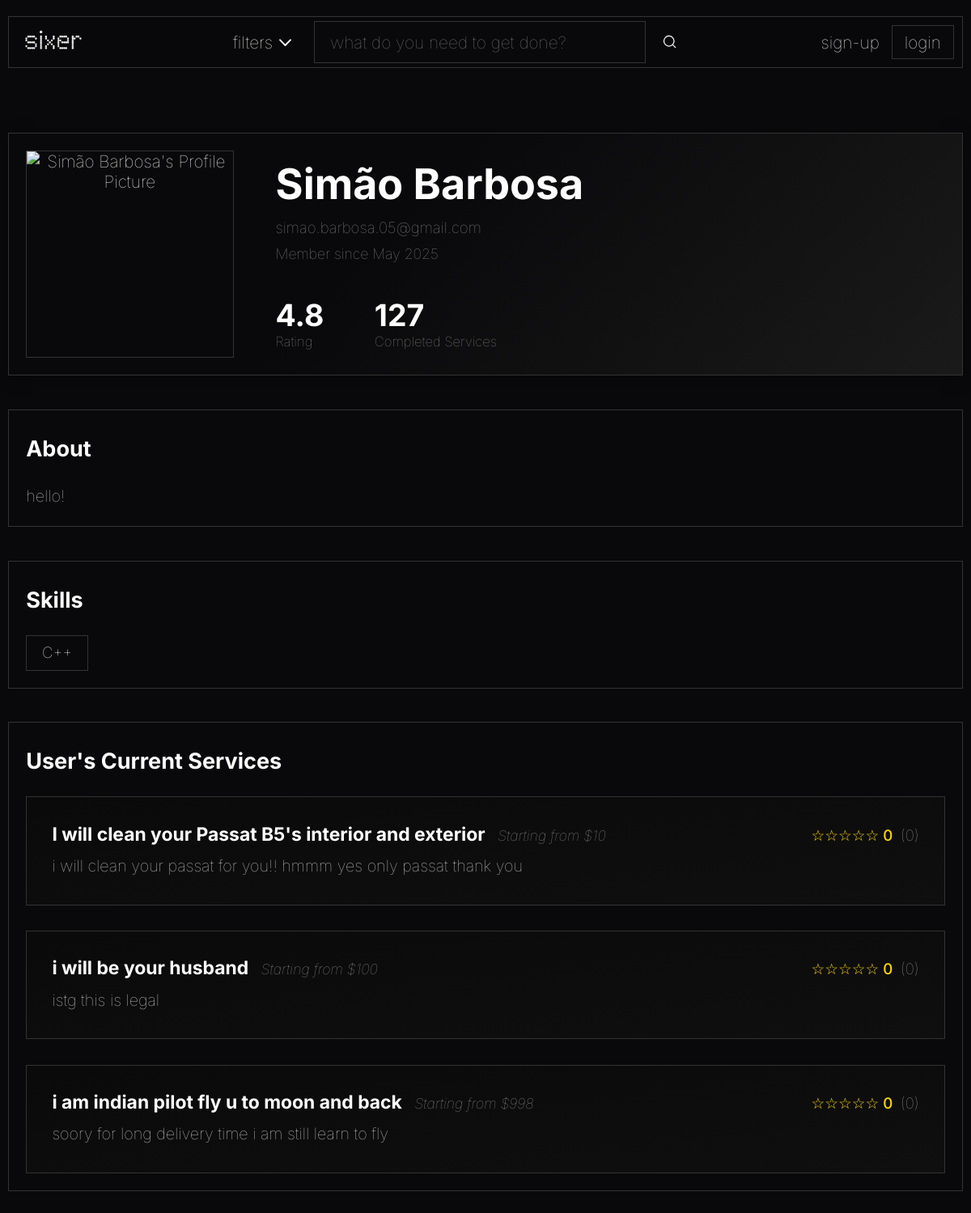
Page /pages/profile.php?id=1 on the committed database.
### tables this page shows
CREATE TABLE user_registry
(
    user_id INTEGER PRIMARY KEY AUTOINCREMENT,
    password_hash TEXT NOT NULL,
    access_level TEXT DEFAULT "client" NOT NULL,

    user_picture BLOB DEFAULT NULL,

    full_name TEXT,
    email TEXT UNIQUE NOT NULL,
    join_date DATETIME NOT NULL,

    aboutme TEXT DEFAULT NULL
);

CREATE TABLE services_list
(
    service_id INTEGER PRIMARY KEY AUTOINCREMENT,
    freelancer_id INTEGER NOT NULL,

    service_title TEXT NOT NULL,
    service_price REAL NOT NULL,
    service_info TEXT NOT NULL,
    service_eta INTEGER NOT NULL,
    service_category TEXT NOT NULL,

    service_delisted BOOLEAN DEFAULT FALSE NOT NULL,

    service_picture BLOB DEFAULT NULL,

    FOREIGN KEY(freelancer_id) REFERENCES user_registry(user_id)
);

### utils/session.php (called while the page is built, shortened)
<?php
class Session {
    private static ?Session $instance = null;
    public static function getInstance(): Session {
        if (self::$instance === null) {
            self::$instance = new Session();
        }
        return self::$instance;
    }
    public function isLoggedIn() {
        return isset($_SESSION["user"]) && $_SESSION["user"] !== null;
    }
}
?>

### database/service_class.php (called while the page is built, shortened)
<?php
class Service {
    public function __construct(
        int $id,
        int $freelancer_id,
        string $title,
        float $price,
        string $info,
        int $eta,
        string $category,
        bool $delisted = false,
        $picture = null
    ) {
        $this->id = $id;
        $this->title = $title;
        $this->price = $price;
        $this->info = $info;
    }
    public static function get_by_freelancer($freelancer_id) {
        $db = Database::getInstance();
        $stmt = $db->prepare('SELECT * FROM services_list WHERE freelancer_id = ?');
        $stmt->execute([$freelancer_id]);
        $services = $stmt->fetchAll();
        return array_map(function($service) {
            return new Service(
                $service['service_id'],
                $service['freelancer_id'],
                $service['service_title'],
                $service['service_price'],
                $service['service_info'],
                (int)$service['service_eta'],
                $service['service_category'],
                (bool)$service['service_delisted'],
                $service['service_picture'] ?? null
            );
        }, $services);
    }
    public static function getServiceRatingInfo(int $service_id): array {
        $db = Database::getInstance();
        $stmt = $db->prepare('SELECT AVG(review_rating) as avg_rating, COUNT(review_rating) as num_reviews FROM purchases WHERE service_id = ? AND review_rating IS NOT NULL');
        $stmt->execute([$service_id]);
        $row = $stmt->fetch();
        $count = $row ? (int)$row['num_reviews'] : 0;
        $avg = ($row && $row['avg_rating'] !== null && $count > 0) ? round((float)$row['avg_rating'], 1) : 0.0;
        return ['avg' => $avg, 'count' => $count];
    }
    public static function getStars(float $rating): string {
        $stars = '';
        for ($i = 1; $i <= 5; $i++) {
            if ($rating >= $i) {
                $stars .= '★';
            } else {
                $stars .= '☆';
            }
        }
        return $stars;
    }
}

### pages/profile.php (the view, shortened to what this page needs)
<?php
$is_own_profile = false;
if (!empty($_GET['id'])) {
    $profile_user_id = intval($_GET['id']);
}
require_once '../templates/common.php';
require_once '../database/service_class.php';
require_once '../templates/profile_service_card.php';
$db = Database::getInstance();
$stmt = $db->prepare('SELECT * FROM user_registry WHERE user_id = ?');
$stmt->execute([$profile_user_id]);
$user_data = $stmt->fetch();
if (!empty($user_data['user_picture'])) {
    $user_picture = '../action/get_profile_picture.php?id=' . $profile_user_id;
} else {
    $user_picture = '../assets/images/default.jpg';
}
$full_name = $user_data['full_name'] ?? '';
$email = $user_data['email'] ?? '';
$join_date = $user_data['join_date'] ?? '';
if ($session === null) {
    require_once '../utils/session.php';
}
$user_services = Service::get_by_freelancer($profile_user_id);
$stmt = $db->prepare('SELECT skill_name FROM user_skills WHERE user_id = ?');
$stmt->execute([$profile_user_id]);
$user_skills = $stmt->fetchAll(PDO::FETCH_COLUMN);
function hasAnyServices($user_services) {
    return !empty($user_services) && count($user_services) > 0;
}
?>
<!DOCTYPE html>
<html lang="en">
  <head>
    <link rel="stylesheet" href="../css/styles.css" />
    <link rel="stylesheet" href="../css/profile.css" />
  </head>
  <body>
    <?php drawHeader(); ?>
    <main>
      <div class="profile-container">
        <div class="profile-header" style="position: relative;">
          <div class="profile-avatar" style="z-index: 1; position: relative; cursor: pointer;">
            <img id="profile-pic-img" src="<?= htmlspecialchars($user_picture) ?>" alt="<?= htmlspecialchars($full_name) ?>'s Profile Picture" style="object-fit: cover; aspect-ratio: 1/1; width: 100%; height: 100%; border-radius: 0; cursor: pointer;" />
          </div>
          <div class="profile-info">
            <div class="profile-info-top">
              <h1><?= htmlspecialchars($full_name) ?></h1>
              <p class="profile-email"><?= htmlspecialchars($email) ?></p>
              <p class="profile-join-date">Member since <?= $join_date ? date('F Y', strtotime($join_date)) : '' ?></p>
            </div>
            <div class="profile-stats">
              <div class="stat">
                <span class="stat-value">4.8</span>
                <span class="stat-label">Rating</span>
              </div>
              <div class="stat">
                <span class="stat-value">127</span>
                <span class="stat-label">Completed Services</span>
              </div>
            </div>
          </div>
        </div>
        <div class="profile-section about-section" style="position: relative;">
          <h2>About</h2>
          <div id="aboutme-container">
            <p id="aboutme-text" style="margin-bottom:0;">
              <?php
                $aboutme = $user_data['aboutme'] ?? null;
                if (!empty($aboutme) && trim((string)$aboutme) !== '') {
                  echo htmlspecialchars($aboutme);
                } else {
                  echo "User has not added a description yet.";
                }
              ?>
            </p>
          </div>
        </div>
        <div class="profile-section" style="position: relative;">
          <h2>Skills</h2>
          <div id="skills-container" class="skills-container">
            <span id="skills-text">
              <?php
                if (empty($user_skills)) {
                  echo "No skills have been added yet.";
                } else {
                  echo '<div class="skills-list">';
                  foreach ($user_skills as $skill) {
                    echo '<span class="skill-tag">' . htmlspecialchars($skill) . '</span> ';
                  }
                  echo '</div>';
                }
              ?>
            </span>
          </div>
        </div>
          <?php if (hasAnyServices($user_services)): ?>
            <div class="profile-section">
              <h2><?= $is_own_profile ? 'Your Current Services' : "User's Current Services" ?></h2>
              <div class="recent-work">
                <?php
                  foreach ($user_services as $service) {
                    drawProfileService($service);
                  }
                ?>
              </div>
            </div>
          <?php endif; ?>
        </div>
    </main>
  </body>
</html>

### templates/common.php (shortened to what this page needs)
<?php
require_once __DIR__ . '/../utils/session.php';
function drawHeader() {
  $session = Session::getInstance();
  $loggedIn = $session->isLoggedIn();
  $user = $session->getUser();
?>
<header>
  <div>
    <a href="../index.php">
      <img src="../assets/logo-w.png" id="logo" alt="sixer" />
    </a>
  </div>
  <div class="searchbar">
    <a href="#" id="filters-btn">
      <span class="filters-text">filters</span>
      <img class="icon" src="../assets/icons/dropdown.svg" alt="" />
    </a>
    <form action="search.php" method="get">
      <input
        type="text"
        name="q"
        id="main-search"
        placeholder="what do you need to get done?"
      />
      <button type="submit">
        <img class="icon" src="../assets/icons/search.svg" alt="search" />
      </button>
    </form>
  </div>
  <div class="account">
    <?php if (
      $loggedIn && isset($user['user_id'])
    ): ?>
      <a href="profile.php?id=<?= urlencode($user['user_id']) ?>" class="profile-link-with-pic">
        <p style="margin:0;">profile</p>
        <img src="../action/get_profile_picture.php?id=<?= urlencode($user['user_id']) ?>" alt="profile picture" class="header-profile-pic" />
      </a>
      <a href="create_service.php" class="simple-button">
        <span class="new-service-plus">+</span>
        <span class="new-service-text"> new service</span>
      </a>
      <a href="../action/logout.php" class="simple-button">sign out</a>
    <?php else: ?>
      <a href="signup.php">sign-up</a>
      <a href="login.php" class="simple-button">login</a>
    <?php endif; ?>
  </div>
</header>
<?php } ?>

### templates/profile_service_card.php
<?php
function drawProfileService($service) {
    ?>
    <a href="../pages/service.php?id=<?= urlencode($service->id) ?>" style="text-decoration:none; color:inherit;">
    <div class="work-item">
        <div class="work-header">
            <div class="work-title-group">
                <h3><?= htmlspecialchars($service->title) ?></h3>
                <span class="work-date">Starting from $<?= number_format($service->price, 0) ?></span>
            </div>
            <div class="work-rating">
                <?php
                  $rating_info = Service::getServiceRatingInfo($service->id);
                  echo Service::getStars((float)$rating_info['avg']) . ' ' . htmlspecialchars($rating_info['avg']);
                ?>
                <span style="font-weight: 100; color: #999">(<?= $rating_info['count'] ?>)</span>
            </div>
        </div>
        <p class="work-description">
            <?= nl2br(htmlspecialchars($service->info)) ?>
        </p>
    </div>
    </a>
    <?php
}

### css/styles.css (style rules this page uses)
html, body { margin: 0; padding: 0; height: 100%; box-sizing: border-box; overflow-y: auto; }
*, *::before, *::after { box-sizing: inherit; }
body { font-family: "Inter", Courier, monospace; font-weight: 100; font-size: 1.3em; background-color: #09090b; color: #ffffff; position: relative; min-height: 100vh; overflow-x: hidden; }
body > header { display: flex; justify-content: space-between; align-items: center; padding: 5px; margin: 20px 10px; border: 1px solid #333333; flex-wrap: wrap; gap: 10px; position: relative; overflow: hidden; transition: border-color 0.3s ease, box-shadow 0.3s ease; background: rgba(9, 9, 11, 0.7); backdrop-filter: blur(10px); -webkit-backdrop-filter: blur(10px); }
body > header::before { content: ""; position: absolute; top: 0; left: 0; width: 200%; height: 100%; background: linear-gradient(90deg,transparent,rgba(255,255,255,0.02),rgba(255,255,255,0.05),rgba(255,255,255,0.02),transparent,transparent,rgba(255,255,255,0.02),rgba(255,255,255,0.05),rgba(255,255,255,0.02),transparent); background-size: 200% 100%; opacity: 0; transition: opacity 0.3s ease; z-index: 1; }
#logo, .searchbar, .account { position: relative; z-index: 2; }
#logo { width: 100px; padding: 0px 10px; }
header a { text-decoration: none; color: #ffffff; }
.searchbar { display: flex; align-items: center; gap: 20px; flex: 1; min-width: 200px; max-width: 550px; }
.searchbar > a { display: flex; justify-content: center; align-items: center; }
.searchbar form { display: flex; align-items: center; gap: 20px; flex: 1; }
.searchbar form input { width: 100%; height: 2.5em; padding-left: 12px; border-radius: 0px; background-color: #09090b; border: 1px solid #333333; color: #ffffff; font-family: "Inter", Courier, monospace; font-weight: 100; font-size: 1em; }
.searchbar form input::placeholder { padding-left: 7px; }
.searchbar form button { background: none; border: none; padding: 0; cursor: pointer; display: flex; align-items: center; justify-content: center; }
.searchbar .icon { filter: brightness(0) invert(1); }
.account { display: flex; align-items: center; gap: 15px; padding: 5px; }
.simple-button { height: 2em; display: flex; align-items: center; justify-content: center; padding: 0px 15px; border-radius: 0px; background-color: #09090b; border: 1px solid #333333; color: #ffffff; font-family: "Inter", Courier, monospace; font-weight: 100; font-size: 1em; cursor: pointer; }
.icon { width: 1.5em; height: 1.5em; }
main { text-align: center; margin-top: 10vh; }
main h1 { font-size: 3em; font-weight: bold; margin: 5px; }
main p { margin: 0; font-size: 2em; }

### rows in the picture
user_registry: full_name "Simão Barbosa", email "simao.barbosa.05@gmail.com", join_date "May 2025", aboutme "hello!"
services_list: service_title "I will clean your Passat B5's interior and exterior", service_price "10", avg "☆☆☆☆☆", avg "0", count "0", service_info "i will clean your passat for you!! hmmm yes only passat thank you"
services_list: service_title "i will be your husband", service_price "100", avg "☆☆☆☆☆", avg "0", count "0", service_info "istg this is legal"
services_list: service_title "i am indian pilot fly u to moon and back", service_price "998", avg "☆☆☆☆☆", avg "0", count "0", service_info "soory for long delivery time i am still learn to fly"

### other values in the picture
$skill "C++"
